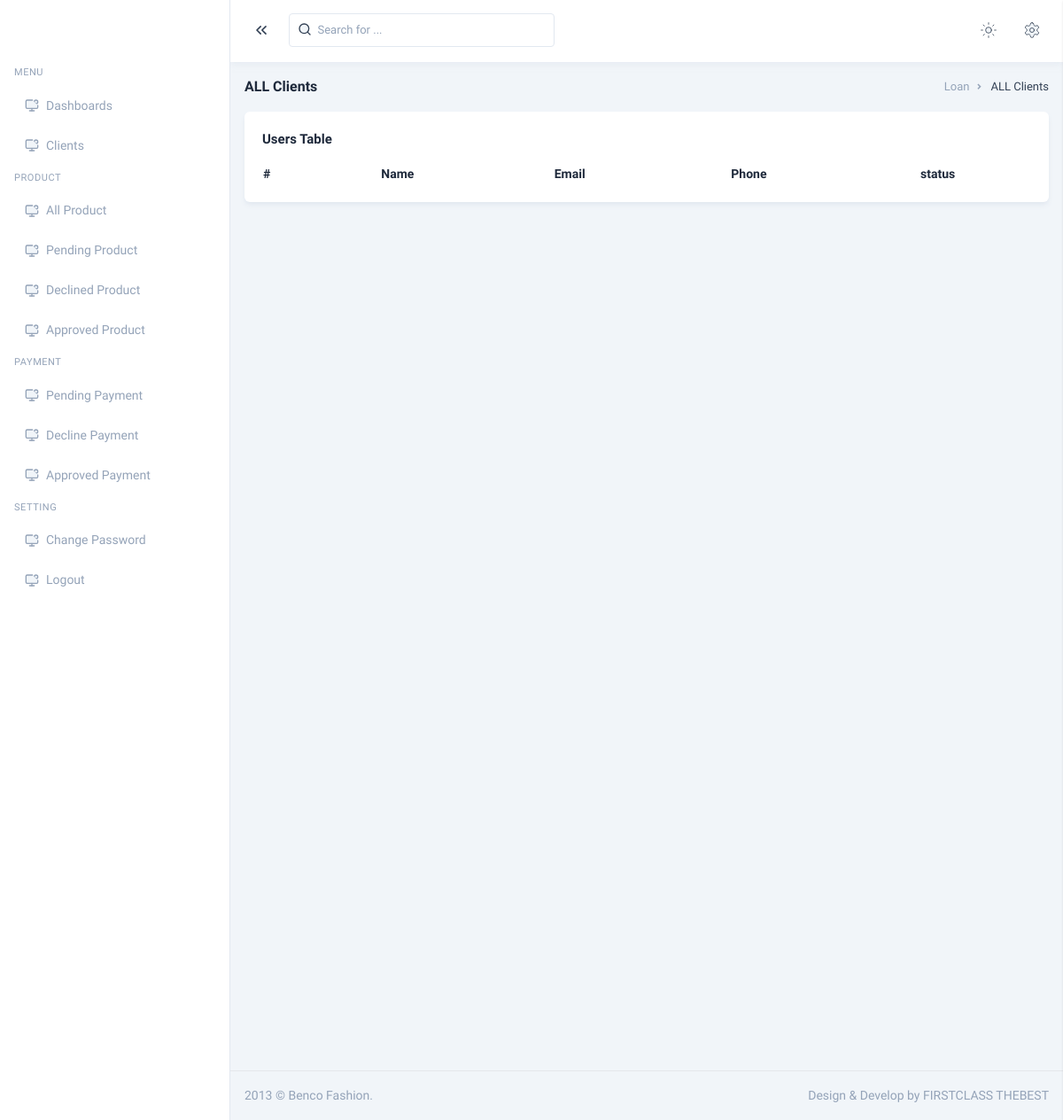
The app's page /admin/giving.php, older data.
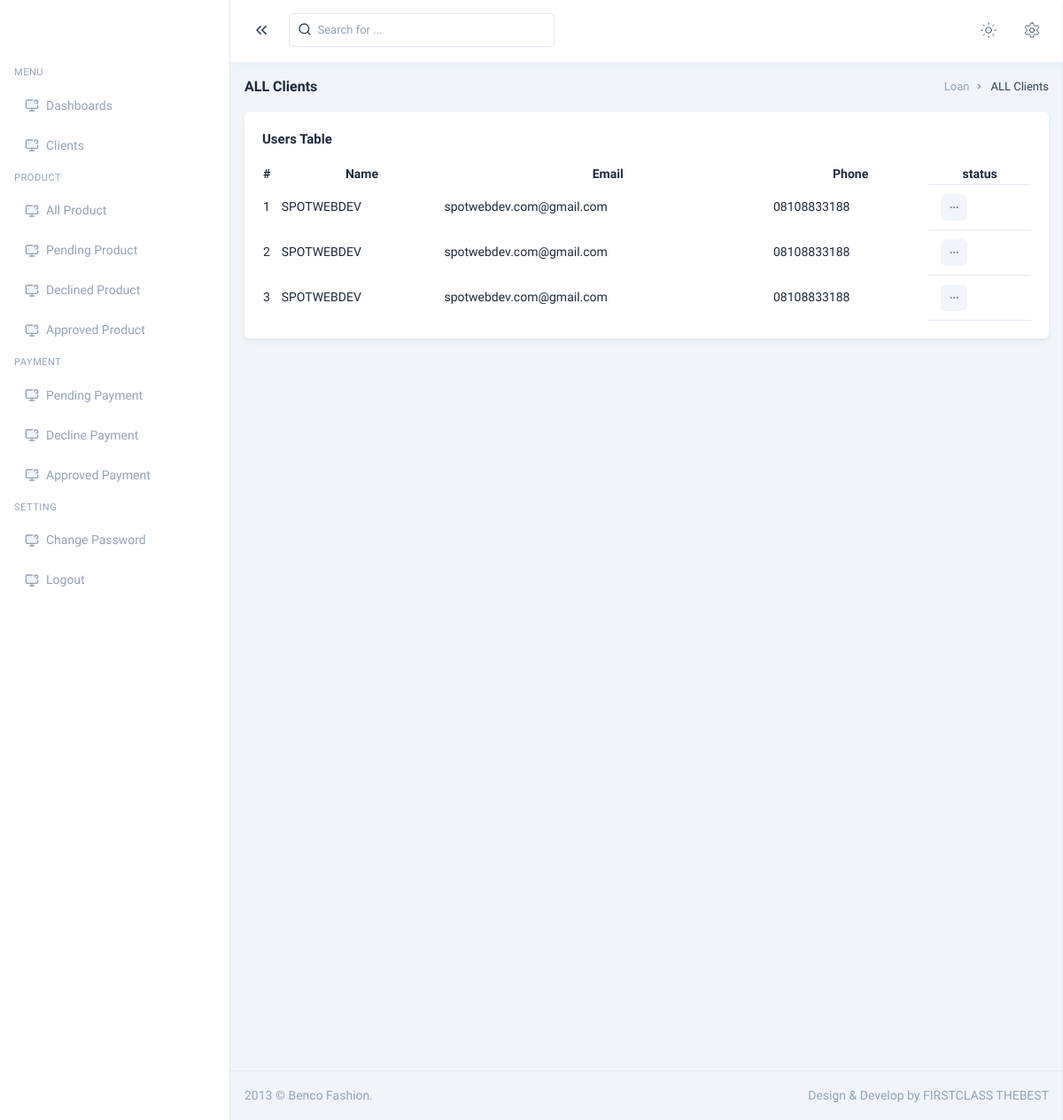
The same page, newer data.
### tables this page shows
CREATE TABLE `client` (
  `id` int(11) NOT NULL,
  `username` varchar(255) NOT NULL,
  `email` varchar(255) NOT NULL,
  `phone_number` varchar(255) NOT NULL,
  `password` varchar(255) NOT NULL,
  `country` varchar(255) NOT NULL,
  `state` varchar(255) NOT NULL,
  `address` varchar(255) NOT NULL
);

### admin/giving.php (the view, shortened to what the changed rows need)
<?php
include('../server/connection.php');
?>
<!DOCTYPE html>
<html lang="en" class="light scroll-smooth group" data-layout="vertical" data-sidebar="light" data-sidebar-size="lg" data-mode="light" data-topbar="light" data-skin="default" data-navbar="sticky" data-content="fluid" dir="ltr">
<head>
         <link rel="stylesheet" href="assets/css/tailwind2.css">
</head>
<body class="text-base bg-body-bg text-body font-public dark:text-zink-100 dark:bg-zink-800 group-data-[skin=bordered]:bg-body-bordered group-data-[skin=bordered]:dark:bg-zink-700">
         <div class="group-data-[sidebar-size=sm]:min-h-sm group-data-[sidebar-size=sm]:relative">
                  <div class="relative min-h-screen group-data-[sidebar-size=sm]:min-h-sm">
                           <div class="group-data-[sidebar-size=lg]:ltr:md:ml-vertical-menu group-data-[sidebar-size=lg]:rtl:md:mr-vertical-menu group-data-[sidebar-size=md]:ltr:ml-vertical-menu-md group-data-[sidebar-size=md]:rtl:mr-vertical-menu-md group-data-[sidebar-size=sm]:ltr:ml-vertical-menu-sm group-data-[sidebar-size=sm]:rtl:mr-vertical-menu-sm pt-[calc(theme('spacing.header')_*_1)] pb-[calc(theme('spacing.header')_*_0.8)] px-4 group-data-[navbar=bordered]:pt-[calc(theme('spacing.header')_*_1.3)] group-data-[navbar=hidden]:pt-0 group-data-[layout=horizontal]:mx-auto group-data-[layout=horizontal]:max-w-screen-2xl group-data-[layout=horizontal]:px-0 group-data-[layout=horizontal]:group-data-[sidebar-size=lg]:ltr:md:ml-auto group-data-[layout=horizontal]:group-data-[sidebar-size=lg]:rtl:md:mr-auto group-data-[layout=horizontal]:md:pt-[calc(theme('spacing.header')_*_1.6)] group-data-[layout=horizontal]:px-3 group-data-[layout=horizontal]:group-data-[navbar=hidden]:pt-[calc(theme('spacing.header')_*_0.9)]">
                                    <div class="container-fluid group-data-[content=boxed]:max-w-boxed mx-auto">
                                             <div class="card">
                                                      <div class="card-body">
                                                               <table id="basic_tables" class="display stripe group" style="width:100%">
                                                                        <thead>
                                                                                 <tr>
                                                                                          <th class="ltr:!text-left rtl:!text-right">#</th>
                                                                                          <th>Name</th>
                                                                                          <th>Email</th>
                                                                                          <th>Phone</th>
                                                                                          <th>status</th>
                                                                                 </tr>
                                                                        </thead>
                                                                        <tbody>
                                                                                 <?php
                                                                                 $select = mysqli_query($connection, "SELECT * FROM `client`");
                                                                                 while ($row = mysqli_fetch_assoc($select)) {
                                                                                 ?>
                                                                                          <tr>
                                                                                                  <td><?php echo $row['id'] ?></td>
                                                                                                   <td><?php echo $row['username']  ?></td>
                                                                                                   <td><?php echo $row['email'] ?></td>
                                                                                                   <td><?php echo $row['phone_number'] ?></td>
                                                                                                   <td class="px-3.5 py-2.5 border-y border-slate-200 dark:border-zink-500">
                                                                                                            <div class="relative dropdown">
                                                                                                                     <button id="orderAction1" data-bs-toggle="dropdown" class="flex items-center justify-center size-[30px] dropdown-toggle p-0 text-slate-500 btn bg-slate-100 hover:text-white hover:bg-slate-600 focus:text-white focus:bg-slate-600 focus:ring focus:ring-slate-100 active:text-white active:bg-slate-600 active:ring active:ring-slate-100 dark:bg-slate-500/20 dark:text-slate-400 dark:hover:bg-slate-500 dark:hover:text-white dark:focus:bg-slate-500 dark:focus:text-white dark:active:bg-slate-500 dark:active:text-white dark:ring-slate-400/20"><i data-lucide="more-horizontal" class="size-3"></i></button>
                                                                                                            </div>
                                                                                                   </td>
                                                                                          </tr>
                                                                                 <?php } ?>
                                                                        </tbody>
                                                               </table>
                                                      </div>
                                             </div>
                                    </div>
                           </div>
                  </div>
         </div>
         <script src="assets/js/datatables/data-tables.tailwindcss.min.js"></script>
</body>
</html>

Row changes from the older to the newer data that the page shows:
added client: id "1", username "SPOTWEBDEV", email "spotwebdev.com@gmail.com", phone_number "08108833188"
added client: id "2", username "SPOTWEBDEV", email "spotwebdev.com@gmail.com", phone_number "08108833188"
added client: id "3", username "SPOTWEBDEV", email "spotwebdev.com@gmail.com", phone_number "08108833188"
